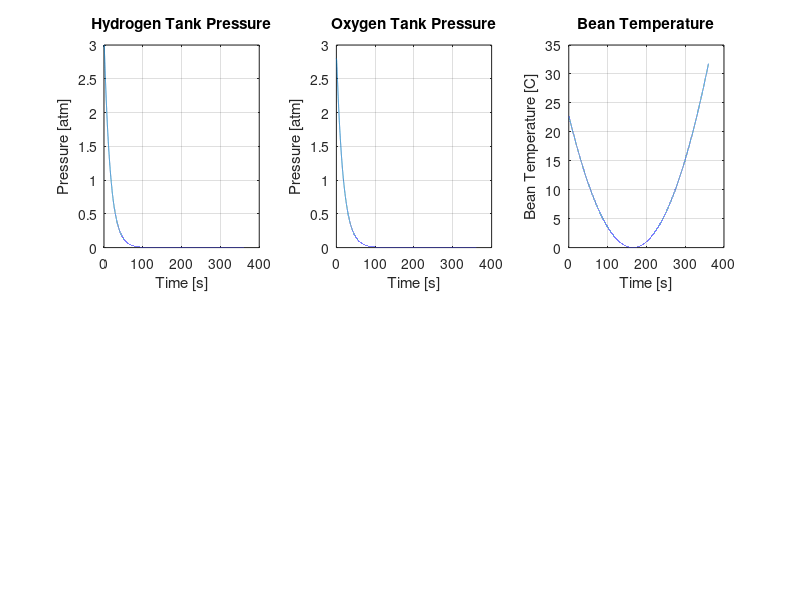

Write MATLAB code to recreate this figure.
clear all;
P_O0 = 2.8;     % [atm]
P_H0 = 3;       % [atm]

%%  Model Parameter Constants
%%  Tank Gas Flow Model
%   Hydrogen
RfH = 7;
IfH = 5;
VH = 5;
kH = 1.405;
PH = P_H0/2;
CfH = VH/(PH*kH)
QH = 0;

ICH = [QH
       P_H0];  
  
%   Oxygen
RfO = 7;
IfO = 5;
VO = 5;
kO = 1.405;
PO = P_O0/2;
CfO = VO/(PO*kO)
QO = 0;

ICO = [QO
       P_O0]; 
  
%%  Fuel Cell Constants
T = 343;                %70C
Rc = 0.0003;            %Ohms
A = 430;                %[cm^2]
t = 0.000178;           %[m]
n = 100;                  %number of cells
psi = 13;               %saturated
i_max = 2;              %max current density [A/cm2]
i = 1.5;

%%  Heating Beans State Model Constants

%   Heater Resistance
R = 1;

%   Beans
beanVolume = 400/1000;          % [m^3] - 400mL
beanDensity = 1000;             % [kg/m^3] - Water
beanSpecificHeat = 4184;        % [J/(kg*K)] - Water
C_TB = beanVolume * beanDensity * beanSpecificHeat;

%   Can
canD = 0.0682625;               % [m]
canH = 0.123825;                % [m]
canT = 0.00025;                 % [m]

%   Resistor
C_TR = 100; %IDK

%   Resistor to Beans [Conduction]
canArea = pi * canD * canH;
canHeaterAreaRatio = 0.5; % Amount of the can covered by the heater
canHeaterArea = canArea * canHeaterAreaRatio;

k_RB = 50;                  % [W/mK]
A_RB = canHeaterArea;       % [m^2]
dx_RB = canT;               % [m]
Rk_RB = dx_RB/(k_RB * A_RB);

%   Resistor to Amb [Convection]
canAirArea = (pi * canD^2)/4; % + canArea * (1 - resistorCanAreaRatio) This is insulated so no effect
Rc_RA = 0.01;

%   Beans to Amb    [Convection]
hc_BA = 10;                         % [Estimate]
A_BA = pi * ((canD/2) - canT)^2;
Rc_BA = 1/(hc_BA * A_BA);

% Ambient Temperature
T_A = 20;

%%  Define Hydrogen State Space Matrix
AH = [-RfH/IfH     1/IfH
     -1/CfH      0   ];
 
BH = [0
      0];
  
CH = [1 0
      0 1];
 
DH = [0
      0];
  
sysH = ss(AH, BH, CH, DH);
 
%%  Define Hydrogen State Space Matrix
AO = [-RfO/IfO     1/IfO
      -1/CfO       0    ];
 
BO = [0
      0];
  
CO = [1 0
      0 1];
 
DO = [0
      0];
  
 sysO = ss(AO, BO, CO, DO);
 
%%  Define Bean Heater State Space Matrix
AB = [-(1/Rk_RB + 1/Rc_RA)/C_TR   1/(Rk_RB * C_TR)      
      1/(Rk_RB * C_TB)           -(1/Rk_RB + 1/Rc_BA)/C_TB];

BB = [1/(Rc_RA * C_TR)    1/(C_TR)
      1/(Rc_BA * C_TB)    0       ];
  
CB = [0 0
      0 0];
  
DB = [1 0
      0 1];

sysB = ss(AB, BB, CB, DB);

%%  Define Run Time
dt = 0.01;
time = 0:dt:360;
uH = zeros(length(time), 1);
uO = zeros(length(time), 1);

yH = lsim(sysH, uH, time, ICH);
yO = lsim(sysO, uO, time, ICO);

for w = 1:length(time)
    PO2 = yO(w,2);
    PH2 = yH(w,2);
    
    
    CH2 = P_H0/((5.08*10^6)*exp(-498/T));
    zeta1 = -0.948;
    zeta2 = (0.00286+0.0002*log(A)+(4.38*10^-5)*log(CH2));
    zeta3 = 7.6*(10^-5);
    zeta4 = -1.93*(10^-4);
    %%  Kinetic Voltage
    Co2 = PO2/((5.08*10^6)*exp(-498/T));
    Vk = -(zeta1 + zeta2*T + zeta3*T*log(Co2)+ zeta4*T*log(i*A));
    
    %%  Ohmic Voltage
    Rm = (t/A)*(181.6*(1+0.03*i+0.062*((T/303)^2)*(i^2.5)))/...
         (psi-0.634-3*i*exp(4.18*((T-303)/T))); 

    Vo = i*A*(Rm+Rc);

    %%  Transportation Voltage
    Vt = -0.016*log(1-(i/i_max));

    %%  Nernst Voltage
    Vn = 1.229-(0.85*10^-3)*(T-298.15)+(4.3085*10^-5)*T*...
         (log(PH2)+0.5*log(PO2));

    %%  Stack Voltage
    uB(w,1) = dt*((n*(Vn - Vk - Vo - Vt))^2)/R;
    uB(w,2) = T_A;
end

%%  Bean Simulator
yB = lsim(sysB, uB, time);

figure(1)

subplot(2,3,1)
plot(time(1,:),yH(:,2))
title('Hydrogen Tank Pressure')
xlabel('Time [s]');
ylabel('Pressure [atm]');
grid on

subplot(2,3,2)
plot(time(1,:),yO(:,2))
title('Oxygen Tank Pressure')
xlabel('Time [s]');
ylabel('Pressure [atm]');
grid on

subplot(2,3,3)
plot(time(1,:),yB(:,1))
title('Bean Temperature')
xlabel('Time [s]');
ylabel('Bean Temperature [C]');
grid on
